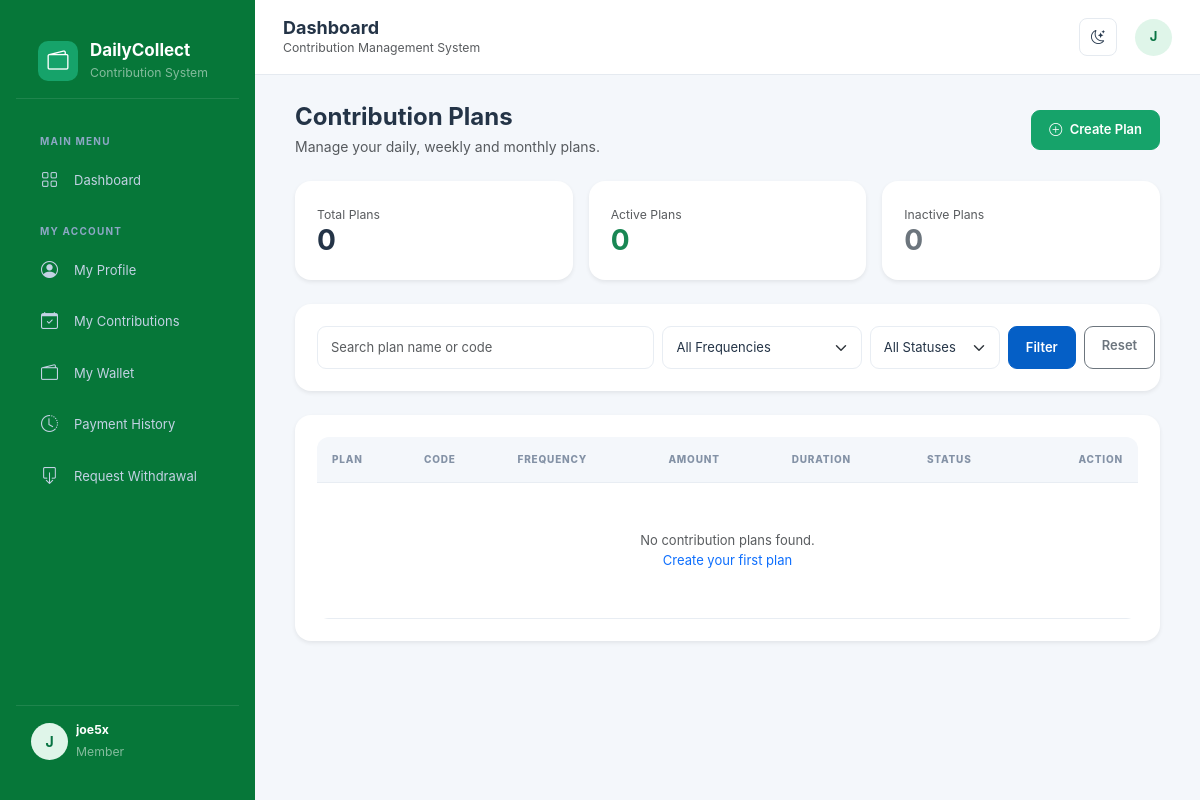
/contributions/ (signed in), run on an earlier commit of the app's database.
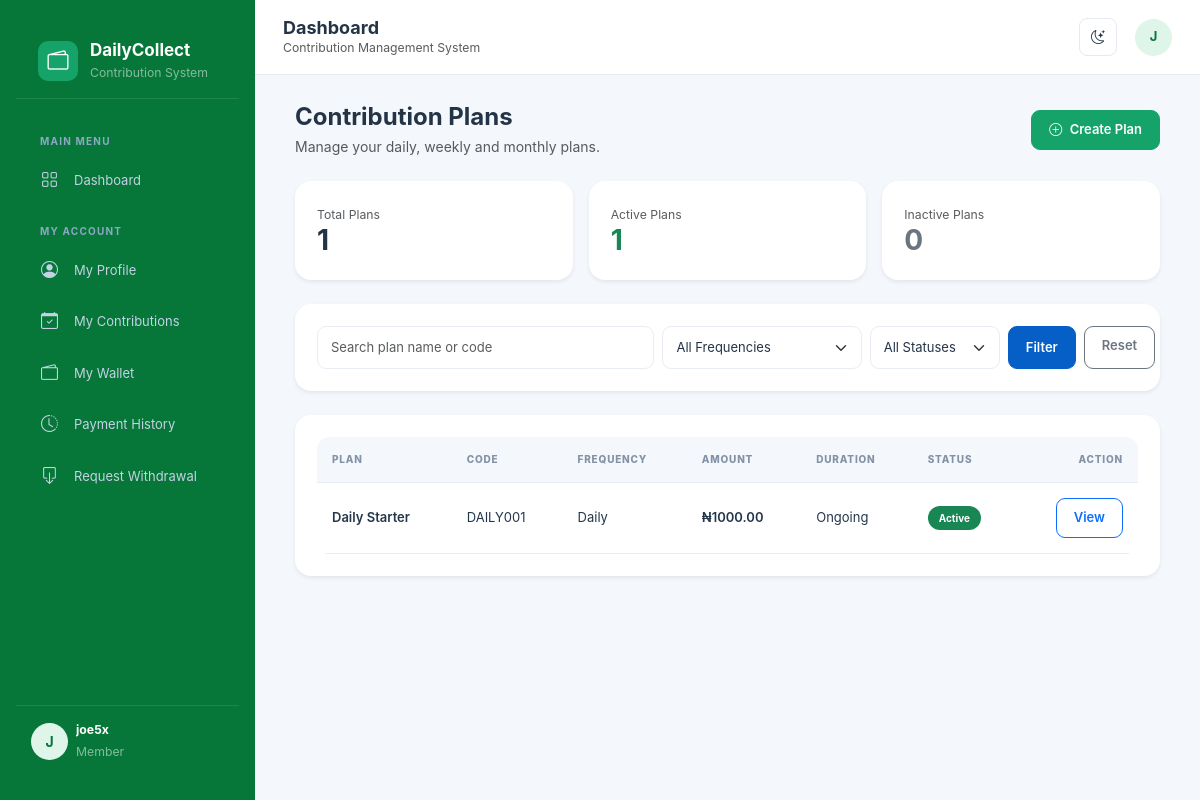
And on a later commit of the database.
### accounts/models.py (models this page shows, shortened)
class User(AbstractUser):
    class Role(models.TextChoices):
        ADMIN = 'ADMIN', 'Administrator'
        MANAGER = 'MANAGER', 'Manager'
        SUPERVISOR = 'SUPERVISOR', 'Supervisor'
        AGENT = 'AGENT', 'Collection Agent'
        ACCOUNTANT = 'ACCOUNTANT', 'Accountant'
        MEMBER = 'MEMBER', 'Member'
    email = models.EmailField(unique=True)
    phone = models.CharField(max_length=20, blank=True)
    role = models.CharField(
        max_length=20,
        choices=Role.choices,
        default=Role.MEMBER
    )
    is_active = models.BooleanField(default=True)
    created_at = models.DateTimeField(auto_now_add=True)
    updated_at = models.DateTimeField(auto_now=True)

### contributions/models.py (models this page shows, shortened)
class ContributionPlan(models.Model):
    class Frequency(models.TextChoices):
        DAILY = 'DAILY', 'Daily'
        WEEKLY = 'WEEKLY', 'Weekly'
        MONTHLY = 'MONTHLY', 'Monthly'
    WEEKDAYS = [
        (0, 'Monday'),
        (1, 'Tuesday'),
        (2, 'Wednesday'),
        (3, 'Thursday'),
        (4, 'Friday'),
        (5, 'Saturday'),
        (6, 'Sunday'),
    ]
    name = models.CharField(max_length=150)
    code = models.CharField(max_length=20, unique=True)
    description = models.TextField(blank=True)
    frequency = models.CharField(
        max_length=10,
        choices=Frequency.choices,
        default=Frequency.DAILY
    )
    amount = models.DecimalField(
        max_digits=12,
        decimal_places=2,
        validators=[MinValueValidator(0.01)]
    )
    collection_weekday = models.IntegerField(
        choices=WEEKDAYS,
        null=True,
        blank=True
    )
    collection_day = models.PositiveSmallIntegerField(
        null=True,
        blank=True
    )
    duration_days = models.PositiveIntegerField(
        null=True,
        blank=True,
        help_text="Leave empty for an ongoing contribution plan."
    )
    is_active = models.BooleanField(default=True)
    created_by = models.ForeignKey(
        settings.AUTH_USER_MODEL,
        on_delete=models.SET_NULL,
        null=True,
        blank=True,
        related_name='created_contribution_plans'
    )
    created_at = models.DateTimeField(auto_now_add=True)
    updated_at = models.DateTimeField(auto_now=True)
    class Meta:
        ordering = ['name']
        verbose_name = 'Contribution Plan'
        verbose_name_plural = 'Contribution Plans'

### contributions/views.py (the view)
# urls.py: path('', views.plan_list, name='plan_list'),
@login_required
@role_required(User.Role.ADMIN, User.Role.MANAGER)
def plan_list(request):
    plans = ContributionPlan.objects.all()
    search = request.GET.get('search', '').strip()
    frequency = request.GET.get('frequency', '')
    status = request.GET.get('status', '')
    if search:
        plans = plans.filter(
            Q(name__icontains=search) |
            Q(code__icontains=search) |
            Q(description__icontains=search)
        )
    if frequency:
        plans = plans.filter(frequency=frequency)
    if status == 'active':
        plans = plans.filter(is_active=True)
    elif status == 'inactive':
        plans = plans.filter(is_active=False)
    paginator = Paginator(plans, 15)
    page_number = request.GET.get('page')
    page_obj = paginator.get_page(page_number)
    context = {
        'page_obj': page_obj,
        'plans': page_obj.object_list,
        'search': search,
        'selected_frequency': frequency,
        'selected_status': status,
        'frequency_choices': ContributionPlan.Frequency.choices,
        'total_plans': ContributionPlan.objects.count(),
        'active_plans': ContributionPlan.objects.filter(
            is_active=True
        ).count(),
        'inactive_plans': ContributionPlan.objects.filter(
            is_active=False
        ).count(),
    }
    return render(
        request,
        'contributions/plan_list.html',
        context
    )

### templates/contributions/plan_list.html (shortened to what this page needs)
{% extends 'base.html' %}
{% block content %}
<div class="container-fluid">
    <div class="d-flex justify-content-between align-items-center flex-wrap gap-3 mb-4">
        <div>
            <h4 class="fw-bold mb-1">Contribution Plans</h4>
            <p class="text-muted mb-0">Manage your daily, weekly and monthly plans.</p>
        </div>
        <a href="{% url 'contributions:plan_create' %}" class="btn btn-success">
            <i class="bi bi-plus-circle me-1"></i> Create Plan
        </a>
    </div>
    <div class="row g-3 mb-4">
        <div class="col-md-4">
            <div class="card border-0 shadow-sm">
                <div class="card-body">
                    <small class="text-muted">Total Plans</small>
                    <h3 class="fw-bold mb-0">{{ total_plans }}</h3>
                </div>
            </div>
        </div>
        <div class="col-md-4">
            <div class="card border-0 shadow-sm">
                <div class="card-body">
                    <small class="text-muted">Active Plans</small>
                    <h3 class="fw-bold text-success mb-0">{{ active_plans }}</h3>
                </div>
            </div>
        </div>
        <div class="col-md-4">
            <div class="card border-0 shadow-sm">
                <div class="card-body">
                    <small class="text-muted">Inactive Plans</small>
                    <h3 class="fw-bold text-secondary mb-0">{{ inactive_plans }}</h3>
                </div>
            </div>
        </div>
    </div>
    <div class="card border-0 shadow-sm mb-4">
        <div class="card-body">
            <form method="get" class="row g-2">
                <div class="col-md-5">
                    <input type="text"
                           name="search"
                           value="{{ search }}"
                           class="form-control"
                           placeholder="Search plan name or code">
                </div>
                <div class="col-md-3">
                    <select name="frequency" class="form-select">
                        <option value="">All Frequencies</option>
                    </select>
                </div>
                <div class="col-md-2">
                    <select name="status" class="form-select">
                        <option value="">All Statuses</option>
                    </select>
                </div>
                <div class="col-md-2 d-flex gap-2">
                    <button class="btn btn-primary w-100">Filter</button>
                    <a href="{% url 'contributions:plan_list' %}"
                       class="btn btn-outline-secondary">Reset</a>
                </div>
            </form>
        </div>
    </div>
    <div class="card border-0 shadow-sm">
        <div class="card-body">
            <div class="table-responsive">
                <table class="table table-hover align-middle">
                    <thead class="table-light">
                        <tr>
                            <th>Plan</th>
                            <th>Code</th>
                            <th>Frequency</th>
                            <th>Amount</th>
                            <th>Duration</th>
                            <th>Status</th>
                            <th class="text-end">Action</th>
                        </tr>
                    </thead>
                    <tbody>
                        {% for plan in plans %}
                        <tr>
                            <td>
                                <div class="fw-semibold">{{ plan.name }}</div>
                            </td>
                            <td>{{ plan.code }}</td>
                            <td>{{ plan.get_frequency_display }}</td>
                            <td class="fw-semibold">
                                ₦{{ plan.amount|floatformat:2 }}
                            </td>
                            <td>
                                {% if plan.duration_days %}
                                    {{ plan.duration_days }} days
                                {% else %}
                                    Ongoing
                                {% endif %}
                            </td>
                            <td>
                                {% if plan.is_active %}
                                    <span class="badge bg-success">Active</span>
                                {% else %}
                                    <span class="badge bg-secondary">Inactive</span>
                                {% endif %}
                            </td>
                            <td class="text-end">
                                <a href="{% url 'contributions:plan_detail' plan.pk %}"
                                   class="btn btn-sm btn-outline-primary">
                                    View
                                </a>
                            </td>
                        </tr>
                        {% empty %}
                        <tr>
                            <td colspan="7" class="text-center py-5 text-muted">
                                No contribution plans found.
                                <br>
                                <a href="{% url 'contributions:plan_create' %}">
                                    Create your first plan
                                </a>
                            </td>
                        </tr>
                        {% endfor %}
                    </tbody>
                </table>
            </div>
        </div>
    </div>
</div>
{% endblock %}

### templates/base.html (shortened to what this page needs)
{% load static %}
<!DOCTYPE html>
<html lang="en" data-bs-theme="light">
<head>
    <link href="https://cdn.jsdelivr.net/npm/bootstrap@5.3.3/dist/css/bootstrap.min.css" rel="stylesheet">
    <link href="https://cdn.jsdelivr.net/npm/bootstrap-icons@1.11.3/font/bootstrap-icons.css" rel="stylesheet">
    <link rel="stylesheet"
      href="{% static 'css/style.css' %}">
</head>
<body>
{% if request.user.is_authenticated %}
<aside class="sidebar" id="sidebar">
    <div class="brand">
        <div class="brand-icon">
            <i class="bi bi-wallet2 text-white"></i>
        </div>
        <div>
            <h5 class="brand-name">DailyCollect</h5>
            <small class="text-white-50">Contribution System</small>
        </div>
    </div>
<div class="sidebar-menu">
    <div class="menu-label">Main Menu</div>
    <a href="{% url 'dashboard' %}" class="sidebar-link">
        <i class="bi bi-grid"></i> Dashboard
    </a>
    {% if request.user.role == 'ADMIN' %}
        <div class="menu-label">Administration</div>
        <a href="{% url 'agents:agent_create' %}" class="sidebar-link">
            <i class="bi bi-person-plus"></i> Register Agent
        </a>
        <a href="{% url 'accounts:user_list' %}" class="sidebar-link">
            <i class="bi bi-people"></i> User Management
        </a>
        <a href="{% url 'agents:agent_list' %}" class="sidebar-link">
            <i class="bi bi-people"></i> Agent Management
        </a>
        <a href="{% url 'members:member_list' %}" class="sidebar-link">
            <i class="bi bi-person-vcard"></i> Members
        </a>
        <a href="#" class="sidebar-link">
            <i class="bi bi-person-badge"></i> Collection Agents
        </a>
        <div class="menu-label">Contribution Management</div>
        <a href="{% url 'contributions:plan_list' %}" class="sidebar-link">
            <i class="bi bi-calendar-check"></i> Contribution Plans
        </a>
        <a href="{% url 'contributions:enrollment_list' %}"
            class="sidebar-link">
            <i class="bi bi-person-check"></i>Member Enrolments
        </a>
        <a href="{% url 'collections:collection_list' %}" class="sidebar-link">
            <i class="bi bi-cash-stack"></i> Daily Collections
        </a>
        <a href="#" class="sidebar-link">
            <i class="bi bi-wallet"></i> Member Wallets
        </a>
        <a href="#" class="sidebar-link">
            <i class="bi bi-box-arrow-down"></i> Withdrawals
        </a>
        <a href="{% url 'wallets:wallet_list' %}" class="nav-link">
            <i class="bi bi-wallet2"></i>Wallet Management
        </a>
        <div class="menu-label">Finance & Reports</div>
        <a href="#" class="sidebar-link">
            <i class="bi bi-arrow-left-right"></i> Transactions
        </a>
        <a href="#" class="sidebar-link">
            <i class="bi bi-receipt"></i> Expenses
        </a>
        <a href="#" class="sidebar-link">
            <i class="bi bi-graph-up-arrow"></i> Reports
        </a>
        <div class="menu-label">System</div>
        <a href="{% url 'accounts:change_password' %}" class="sidebar-link">
            <i class="bi bi-shield-lock"></i> Change Password
        </a>
    {% elif request.user.role == 'MEMBER' %}
        <div class="menu-label">My Account</div>
        <a href="{% url 'accounts:profile' %}" class="sidebar-link">
            <i class="bi bi-person-circle"></i> My Profile
        </a>
        <a href="#" class="sidebar-link">
            <i class="bi bi-calendar-check"></i> My Contributions
        </a>
        <a href="#" class="sidebar-link">
            <i class="bi bi-wallet2"></i> My Wallet
        </a>
        <a href="#" class="sidebar-link">
            <i class="bi bi-clock-history"></i> Payment History
        </a>
        <a href="#" class="sidebar-link">
            <i class="bi bi-box-arrow-down"></i> Request Withdrawal
        </a>
    {% endif %}
</div>
    <div class="sidebar-footer">
        <div class="d-flex align-items-center gap-2">
            <div class="user-avatar">
                {{ request.user.username|first|upper }}
            </div>
            <div class="flex-grow-1 overflow-hidden">
                <div class="text-white small fw-bold text-truncate">
                    {{ request.user.get_full_name|default:request.user.username }}
                </div>
                <small class="text-white-50">
                    {{ request.user.get_role_display }}
                </small>
            </div>
        </div>
    </div>
</aside>
<div class="main-wrapper">
    <header class="topbar">
        <div class="d-flex align-items-center gap-3">
            <div>
                <h5 class="topbar-title">
                    {% block page_title %}Dashboard{% endblock %}
                </h5>
                <small class="text-muted d-none d-sm-block">
                    Contribution Management System
                </small>
            </div>
        </div>
        <div class="topbar-actions">
            <button class="icon-btn" id="themeToggle"
                    title="Toggle theme">
                <i class="bi bi-moon-stars" id="themeIcon"></i>
            </button>
            <div class="dropdown">
                <button class="btn p-0 border-0"
                        data-bs-toggle="dropdown">
                    <div class="user-avatar">
                        {{ request.user.username|first|upper }}
                    </div>
                </button>
            </div>
        </div>
    </header>
    <main class="page-content">
        {% block content %}
        {% endblock %}
    </main>
</div>
{% else %}
    {% block auth_content %}{% endblock %}
{% endif %}
</body>
</html>

What changed in the data, as far as the page shows it:
added ContributionPlan: name "Daily Starter", code "DAILY001", frequency "Daily", amount "1000.00", shows "Ongoing", is_active "Active"
Also different on the page:
{{ total_plans }}: "0" → "1"
{{ active_plans }}: "0" → "1"
text no longer shown: "No contribution plans found. Create your first plan"
